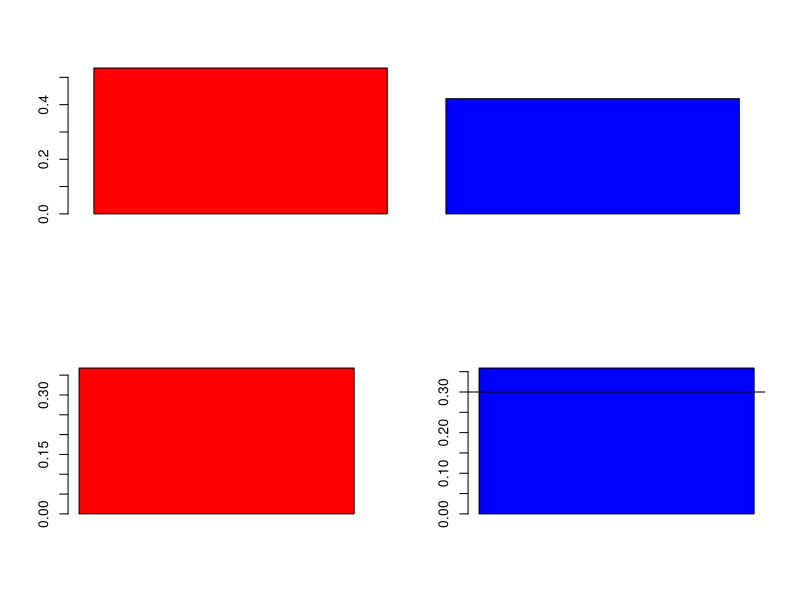

The R source for this figure:

n=500 #sample size
m=2000 #marker
h2=0.3 #heritability
SM=1 #simulation
BS=30 #randomization factor
b=rnorm(m, 0, sqrt(h2/m)) #effect

H2=matrix(0, SM, 2)
LK=0
TIMER=array(0, 2)

I=diag(1, n,n)
fq=runif(m, 0.1, 0.5)
x=matrix(0, n, m)
for(i in 1:m) {
  x[,i]=rbinom(n, 2, fq[i])
}
sx=apply(x, 2, scale)

#Randomized HE
Tstart=proc.time()

#evaluate LB

for(i in 1:SM) {
  y=sx%*%b+rnorm(n, 0, sqrt(1-h2))
  ys=scale(y)
  Lb=0
  for(j in 1:BS) {
    z=matrix(rnorm(n), n, 1)
    x1=t(sx)%*%z
    x2=sx%*%x1
    Lb=Lb+(t(x2)%*%x2)[1,1]
  }
  LK=Lb/(BS*m^2)

  m2=matrix(0, 2, 2)
  m2[1,1]=LK
  m2[1,2]=n
  m2[2,1]=n
  m2[2,2]=n
  wy=t(sx)%*%ys #yKy
  yIy=n-1
  yKy=mean(wy^2)
  yVec=matrix(c(yKy, yIy), 2, 1) #numerator
  B2=solve(m2)%*%yVec
  H2[i,2]=B2[1,1]/(B2[1,1]+B2[2,1])
}
Tend=proc.time()
TIMER[1]=Tend[3]-Tstart[3]

#old he
Tstart1=proc.time()

for(i in 1:SM) {
  y=sx%*%b+rnorm(n, 0, sqrt(1-h2))
  
  K=sx %*% t(sx)/m

  yM=y%*%t(y)
  
  yc=yM[col(yM) < row(yM)]
  Kc=K[col(K) < row(K)]
  md=lm(yc~Kc)
  H2[i, 1]=coefficients(md)[2]
}
Tend1=proc.time()
TIMER[2]=Tend1[3]-Tstart1[3]

layout(matrix(c(1,1,2,3), byrow=T, 2, 2))
barplot(TIMER,col=c("red", "blue"))
barplot(H2[,1],beside = T, col="red")
barplot(H2[,2],beside = T, col="blue")

abline(h=h2)
